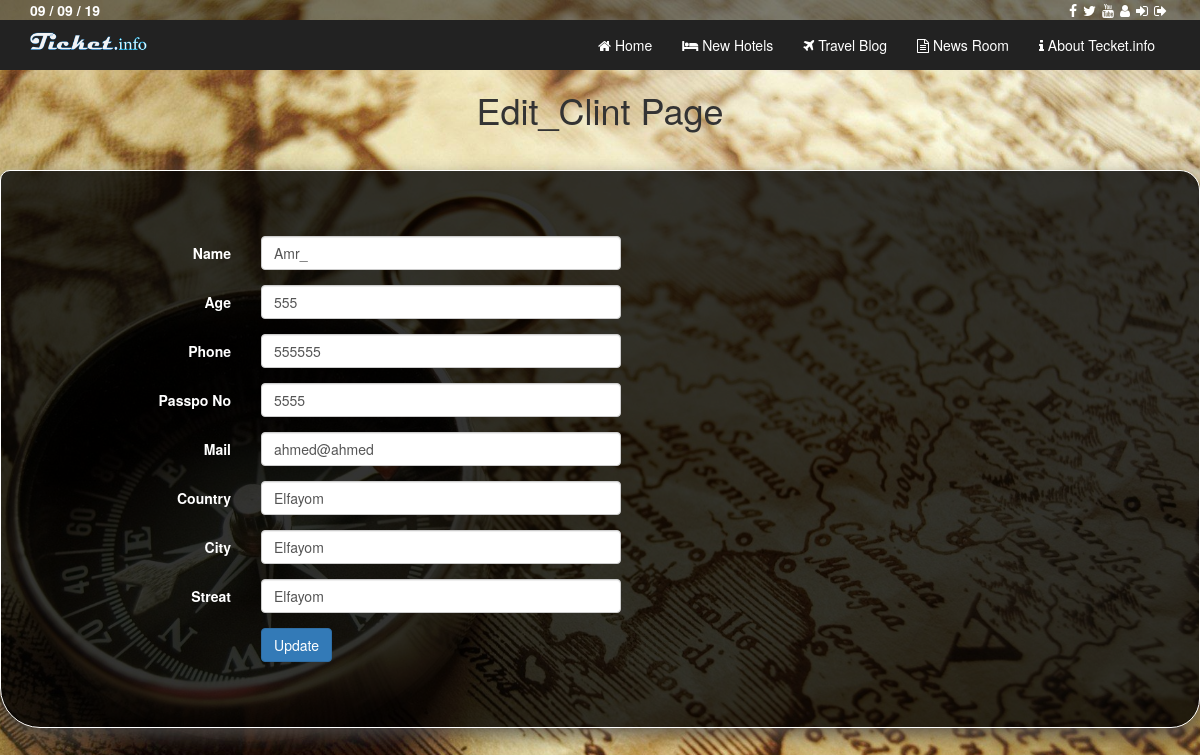
/regester.php?do=Edit_Clint&custid=3 (signed in), run on the app's committed database.
### tables this page shows
CREATE TABLE `clints` (
  `c_id` int(11) NOT NULL,
  `c_name` varchar(255) DEFAULT NULL,
  `c_age` varchar(255) DEFAULT NULL,
  `c_phone` varchar(255) DEFAULT NULL,
  `c_passpor` varchar(255) DEFAULT NULL,
  `c_mail` varchar(255) DEFAULT NULL,
  `c_country` varchar(255) DEFAULT NULL,
  `c_city` varchar(255) DEFAULT NULL,
  `c_streat` varchar(255) DEFAULT NULL,
  `c_regdate` date DEFAULT NULL,
  `c_statues` int(11) DEFAULT '0',
  `c_groupID` int(11) DEFAULT '0'
);

### regester.php (the view, shortened to what this page needs)
<?php
		include 'init.php';
$do=isset($_GET['do']) ? $_GET['do'] : 'Manage';
if ($do=='Manage') {
	echo "<h1 class='text-center'>Welcom In Manage Page</h1>";
	echo "<a href='?do=Add'>Add</a>";
}elseif ($do=='Edit_Clint') {
	echo "<h1 class='text-center'> Edit_Clint Page</h1>";
echo "<div class='user'>";
	$custid= isset($_GET['custid'])&&is_numeric($_GET['custid']) ? intval($_GET['custid']):0;
	$stmt=$DB->prepare("SELECT * FROM clints WHERE c_id=? LIMIT 1");
	$stmt->execute(array($custid));
	$row=$stmt->fetch();
	if ($stmt->rowcount()>0) {
		?>
		<div class="Edit">
			<div class="container">
				<form class="form-horizontal" action="?do=Update" method="POST">
					<div class="form-group ">
						<label class="col-sm-2 control-label"> Name</label>
						<div class="col-sm-4">
							<input 	type="text"
									name="c_name"
									class="form-control"
									placeholder="Name"
									required="required"
									value="<?php  echo $row['c_name']; ?>">
						</div>
					</div>
					<div class="form-group ">
						<label class="col-sm-2 control-label">Age</label>
						<div class="col-sm-4">
							<input 	type="text"
									name="c_age"
									class="form-control"
									placeholder="Customer Age"
									required="required"
									value="<?php  echo $row['c_age']; ?>">
						</div>
					</div>
					<div class="form-group ">
						<label class="col-sm-2 control-label">Phone</label>
						<div class="col-sm-4">
							<input 	type="number"
									name="c_phone"
									class="form-control"
									placeholder="Customer Password"
									required="required"
									value="<?php  echo $row['c_phone']; ?>">
						</div>
					</div>
					<div class="form-group ">
						<label class="col-sm-2 control-label">Passpo No</label>
						<div class="col-sm-4">
							<input 	type="number"
									name="c_passpor"
									class="form-control"
									required="required"
									placeholder=" You Must Inter Right Pasport No "
									value="<?php  echo $row['c_passpor']; ?>">
						</div>
					</div>
					<div class="form-group ">
						<label class="col-sm-2 control-label">Mail</label>
						<div class="col-sm-4">
							<input 	type="Email"
									name="c_mail"
									class="form-control"
									placeholder="Customer Mail"
									required="required"
									value="<?php  echo $row['c_mail']; ?>">
						</div>
					</div>
					<div class="form-group ">
						<label class="col-sm-2 control-label">Country</label>
						<div class="col-sm-4">
							<input 	type="text"
									name="c_country"
									class="form-control"
									placeholder="Customer Country"
									required="required"
									value="<?php  echo $row['c_country']; ?>">
						</div>
					</div>
					<div class="form-group ">
						<label class="col-sm-2 control-label">City</label>
						<div class="col-sm-4">
							<input 	type="text"
									name="c_city"
									class="form-control"
									placeholder="Customer City"
									required="required"
									value="<?php  echo $row['c_city']; ?>">
						</div>
					</div>
					<div class="form-group ">
						<label class="col-sm-2 control-label">Streat</label>
						<div class="col-sm-4">
							<input 	type="text"
									name="c_streat"
									class="form-control"
									placeholder="Customer Streat"
									required="required"
									value="<?php  echo $row['c_streat']; ?>">
						</div>
					</div>
					<div class="form-group ">
						<label class="col-sm-2 control-label"></label>
						<div class="col-sm-4">
							<input 	type="submit" class="btn btn-primary" value="Update">
						</div>
					</div>
				</form>
			</div>
		</div>
		<?php
	}else{
echo "</div>";
		header("Refresh:4,index.php");
	}
}elseif ($do=='Update') {
	echo "<h1 class='text-center'>Welcom In Update Page</h1>";
	echo "<a href='?do=Delete'>Delete</a>";
}
include 'include/templet/footer_other.php';

### layout/css/othercss.css (style rules this page uses)
body { background: url("../img/profile.jpg") center center no-repeat fixed; background-size: cover; }
.user { margin-top: 40px; background-color: rgba(0,0,0,.8); border-radius: 10px 20px 29px 40px; border: 1px solid #fff; box-shadow: 1px 8px 22px -3px #504f4f; color: #fff; padding: 50px; margin-bottom: 100px }

### data on the page
clints: c_name "Amr_", c_age "555", c_phone "555555", c_passpor "5555", c_mail "ahmed@ahmed", c_country "Elfayom", c_city "Elfayom", c_streat "Elfayom"
